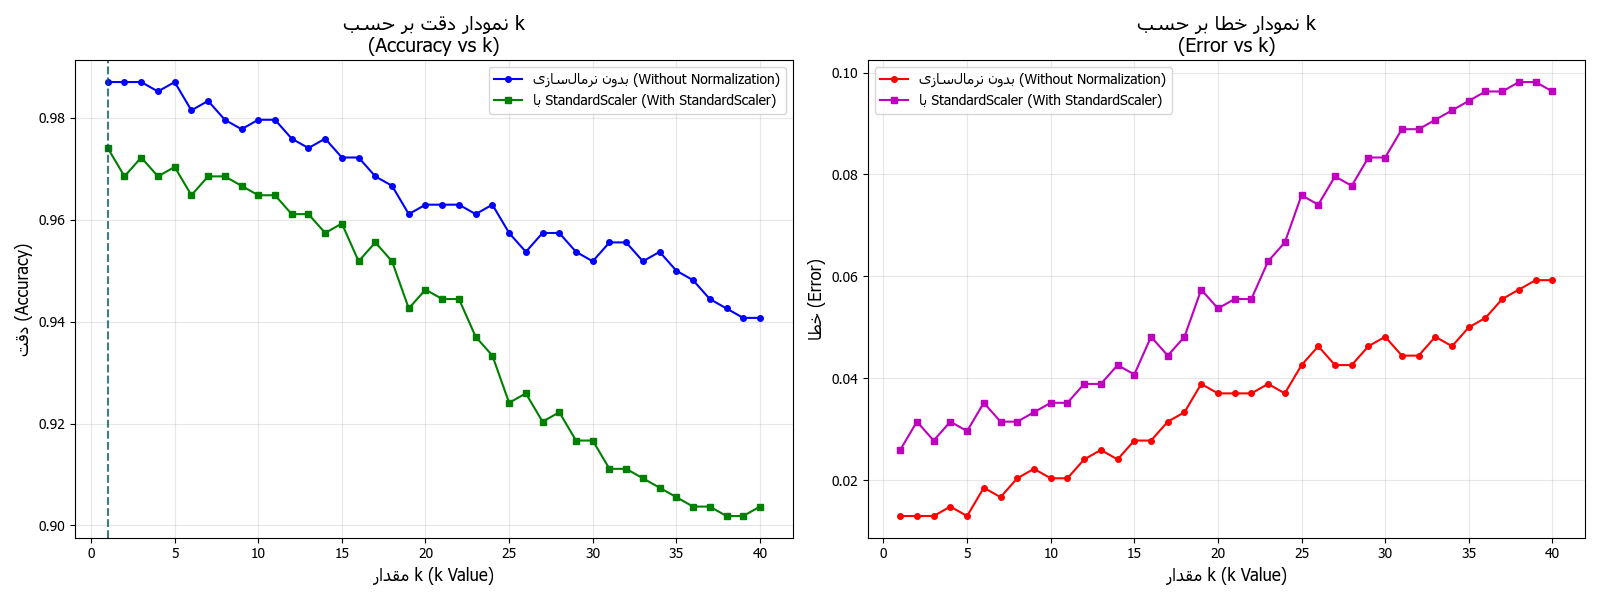

Python code for this plot:
# Part 2: KNN Analysis
# بخش ۲: تحلیل الگوریتم KNN

import numpy as np
import matplotlib.pyplot as plt
from sklearn.datasets import load_digits
from sklearn.model_selection import train_test_split
from sklearn.preprocessing import StandardScaler
from sklearn.neighbors import KNeighborsClassifier
from sklearn.metrics import accuracy_score
import arabic_reshaper
from bidi.algorithm import get_display
import warnings
warnings.filterwarnings('ignore')

# Configure matplotlib for Persian font
plt.rcParams['font.family'] = 'Tahoma'

def persian_text(text):
    """Reshape Persian text for correct display in matplotlib"""
    reshaped = arabic_reshaper.reshape(text)
    return get_display(reshaped)

def run_knn_analysis():
    """Run KNN analysis for k=1 to 40"""
    
    # Load data
    digits = load_digits()
    X = digits.data
    y = digits.target
    
    # Split data 70/30
    X_train, X_test, y_train, y_test = train_test_split(
        X, y, test_size=0.3, random_state=42, stratify=y
    )
    
    # Prepare scaled data
    scaler = StandardScaler()
    X_train_scaled = scaler.fit_transform(X_train)
    X_test_scaled = scaler.transform(X_test)
    
    k_values = range(1, 41)
    
    # Results storage
    results = {
        'without_norm': {'accuracy': [], 'error': []},
        'with_norm': {'accuracy': [], 'error': []}
    }
    
    print("=" * 60)
    print("تحلیل الگوریتم KNN برای مقادیر مختلف k")
    print("KNN Analysis for Different k Values")
    print("=" * 60)
    
    # Without normalization
    print("\n--- بدون نرمال‌سازی (Without Normalization) ---")
    for k in k_values:
        knn = KNeighborsClassifier(n_neighbors=k)
        knn.fit(X_train, y_train)
        y_pred = knn.predict(X_test)
        acc = accuracy_score(y_test, y_pred)
        error = 1 - acc
        results['without_norm']['accuracy'].append(acc)
        results['without_norm']['error'].append(error)
        if k % 10 == 0 or k == 1:
            print(f"k={k:2d}: Accuracy={acc:.4f}, Error={error:.4f}")
    
    # With normalization
    print("\n--- با StandardScaler (With StandardScaler) ---")
    for k in k_values:
        knn = KNeighborsClassifier(n_neighbors=k)
        knn.fit(X_train_scaled, y_train)
        y_pred = knn.predict(X_test_scaled)
        acc = accuracy_score(y_test, y_pred)
        error = 1 - acc
        results['with_norm']['accuracy'].append(acc)
        results['with_norm']['error'].append(error)
        if k % 10 == 0 or k == 1:
            print(f"k={k:2d}: Accuracy={acc:.4f}, Error={error:.4f}")
    
    # Find optimal k
    best_k_without = k_values[np.argmax(results['without_norm']['accuracy'])]
    best_acc_without = max(results['without_norm']['accuracy'])
    
    best_k_with = k_values[np.argmax(results['with_norm']['accuracy'])]
    best_acc_with = max(results['with_norm']['accuracy'])
    
    print("\n" + "=" * 60)
    print("نتایج بهینه (Optimal Results)")
    print("=" * 60)
    print(f"بدون نرمال‌سازی - بهترین k: {best_k_without}, دقت: {best_acc_without:.4f}")
    print(f"با نرمال‌سازی - بهترین k: {best_k_with}, دقت: {best_acc_with:.4f}")
    
    # Plot results
    fig, axes = plt.subplots(1, 2, figsize=(16, 6))
    
    # Plot 1: Accuracy vs k
    axes[0].plot(k_values, results['without_norm']['accuracy'], 'b-o', 
                 label=persian_text('بدون نرمال‌سازی') + ' (Without Normalization)', markersize=4)
    axes[0].plot(k_values, results['with_norm']['accuracy'], 'g-s', 
                 label=persian_text('با') + ' StandardScaler (With StandardScaler)', markersize=4)
    axes[0].axvline(x=best_k_without, color='blue', linestyle='--', alpha=0.5)
    axes[0].axvline(x=best_k_with, color='green', linestyle='--', alpha=0.5)
    axes[0].set_xlabel(persian_text('مقدار') + ' k (k Value)', fontsize=12)
    axes[0].set_ylabel(persian_text('دقت') + ' (Accuracy)', fontsize=12)
    axes[0].set_title(persian_text('نمودار دقت بر حسب') + ' k\n(Accuracy vs k)', fontsize=14)
    axes[0].legend(loc='best')
    axes[0].grid(True, alpha=0.3)
    axes[0].set_xticks(range(0, 41, 5))
    
    # Plot 2: Error vs k
    axes[1].plot(k_values, results['without_norm']['error'], 'r-o', 
                 label=persian_text('بدون نرمال‌سازی') + ' (Without Normalization)', markersize=4)
    axes[1].plot(k_values, results['with_norm']['error'], 'm-s', 
                 label=persian_text('با') + ' StandardScaler (With StandardScaler)', markersize=4)
    axes[1].set_xlabel(persian_text('مقدار') + ' k (k Value)', fontsize=12)
    axes[1].set_ylabel(persian_text('خطا') + ' (Error)', fontsize=12)
    axes[1].set_title(persian_text('نمودار خطا بر حسب') + ' k\n(Error vs k)', fontsize=14)
    axes[1].legend(loc='best')
    axes[1].grid(True, alpha=0.3)
    axes[1].set_xticks(range(0, 41, 5))
    
    plt.tight_layout()
    plt.savefig('knn_analysis.png', dpi=150, bbox_inches='tight')
    plt.show()
    
    # Analysis
    print("\n" + "=" * 60)
    print("تحلیل نتایج (Analysis)")
    print("=" * 60)
    print("""
تحلیل اثر مقدار k:
-----------------
• k کوچک (مثلاً k=1):
  - مدل بسیار حساس به نویز و داده‌های پرت است
  - احتمال Overfitting بالا
  - واریانس بالا، بایاس پایین
  
• k بزرگ (مثلاً k=40):
  - مدل بیش از حد ساده می‌شود
  - احتمال Underfitting بالا
  - واریانس پایین، بایاس بالا
  
• k بهینه بین این دو حالت قرار دارد

تفاوت نتایج با و بدون نرمال‌سازی:
---------------------------------
• KNN از فاصله اقلیدسی استفاده می‌کند
• بدون نرمال‌سازی، ویژگی‌های با مقیاس بزرگتر تأثیر بیشتری دارند
• نرمال‌سازی باعث می‌شود همه ویژگی‌ها تأثیر برابر داشته باشند
• در دیتاست digits که همه پیکسل‌ها در بازه [0,16] هستند، 
  تفاوت چندانی مشاهده نمی‌شود
""")
    
    return results, best_k_without, best_k_with

if __name__ == "__main__":
    results, best_k_without, best_k_with = run_knn_analysis()
